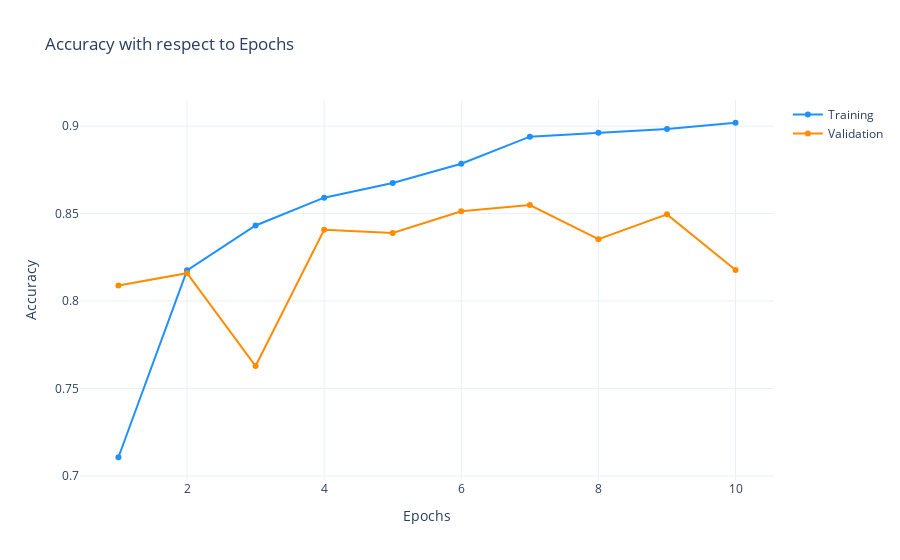

Notebook source saved alongside this figure:
### Code cell
display_training_curves(
    model_history.history['accuracy'], 
    model_history.history['val_accuracy'], 
    'accuracy')

### Figure 1 — Plotly figure (JSON) as saved in the notebook; plotly's stock layout.template omitted (floating-point values rounded to 4 significant figures)
{"data": [{"marker": {"color": "dodgerblue"}, "mode": "lines+markers", "name": "Training", "type": "scatter", "x": [1, 2, 3, 4, 5, 6, 7, 8, 9, 10, 11, 12, 13, 14, 15, 16, 17, 18, 19, 20, 21, 22, 23, 24, 25, 26, 27, 28, 29, 30], "y": [0.7107, 0.8176, 0.8432, 0.8591, 0.8675, 0.8785, 0.894, 0.8962, 0.8984, 0.9019]}, {"marker": {"color": "darkorange"}, "mode": "lines+markers", "name": "Validation", "type": "scatter", "x": [1, 2, 3, 4, 5, 6, 7, 8, 9, 10, 11, 12, 13, 14, 15, 16, 17, 18, 19, 20, 21, 22, 23, 24, 25, 26, 27, 28, 29, 30], "y": [0.8088, 0.8159, 0.7628, 0.8407, 0.8389, 0.8513, 0.8549, 0.8354, 0.8496, 0.8177]}], "layout": {"title": {"text": "Accuracy with respect to Epochs"}, "xaxis": {"title": {"text": "Epochs"}}, "yaxis": {"title": {"text": "Accuracy"}}}}
